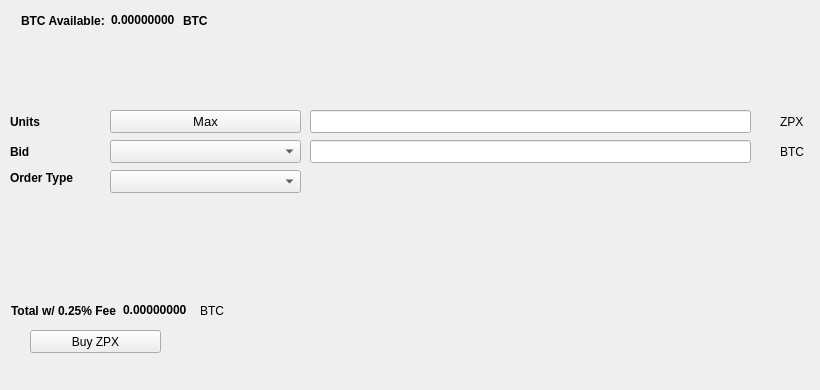
   <widget class="QWidget" name="BuyTab">
    <attribute name="title">
     <string>Buy</string>
    </attribute>
    <widget class="QPushButton" name="BuyZPX">
     <property name="geometry">
      <rect>
       <x>30</x>
       <y>330</y>
       <width>131</width>
       <height>23</height>
      </rect>
     </property>
     <property name="text">
      <string>Buy ZPX</string>
     </property>
     <property name="icon">
      <iconset resource="../zaprex.qrc">
       <normaloff>:/icons/bitcoin</normaloff>:/icons/bitcoin</iconset>
     </property>
    </widget>
    <widget class="QLabel" name="label_3">
     <property name="geometry">
      <rect>
       <x>10</x>
       <y>110</y>
       <width>46</width>
       <height>23</height>
      </rect>
     </property>
     <property name="font">
      <font>
       <weight>75</weight>
       <bold>true</bold>
      </font>
     </property>
     <property name="text">
      <string>Units</string>
     </property>
    </widget>
    <widget class="QLineEdit" name="UnitsInput">
     <property name="geometry">
      <rect>
       <x>310</x>
       <y>110</y>
       <width>441</width>
       <height>23</height>
      </rect>
     </property>
     <property name="font">
      <font>
       <pointsize>9</pointsize>
       <weight>75</weight>
       <bold>true</bold>
      </font>
     </property>
    </widget>
    <widget class="QLineEdit" name="BuyBidPriceEdit">
     <property name="geometry">
      <rect>
       <x>310</x>
       <y>140</y>
       <width>441</width>
       <height>23</height>
      </rect>
     </property>
     <property name="font">
      <font>
       <pointsize>9</pointsize>
       <weight>75</weight>
       <bold>true</bold>
      </font>
     </property>
    </widget>
    <widget class="QLabel" name="label_4">
     <property name="geometry">
      <rect>
       <x>780</x>
       <y>110</y>
       <width>31</width>
       <height>23</height>
      </rect>
     </property>
     <property name="text">
      <string>ZPX</string>
     </property>
    </widget>
    <widget class="QLabel" name="label_5">
     <property name="geometry">
      <rect>
       <x>780</x>
       <y>140</y>
       <width>31</width>
       <height>23</height>
      </rect>
     </property>
     <property name="text">
      <string>BTC</string>
     </property>
    </widget>
    <widget class="QLabel" name="label_6">
     <property name="geometry">
      <rect>
       <x>10</x>
       <y>140</y>
       <width>46</width>
       <height>23</height>
      </rect>
     </property>
     <property name="font">
      <font>
       <weight>75</weight>
       <bold>true</bold>
      </font>
     </property>
     <property name="text">
      <string>Bid</string>
     </property>
    </widget>
    <widget class="QLabel" name="label_7">
     <property name="geometry">
      <rect>
       <x>10</x>
       <y>170</y>
       <width>91</width>
       <height>16</height>
      </rect>
     </property>
     <property name="font">
      <font>
       <weight>75</weight>
       <bold>true</bold>
      </font>
     </property>
     <property name="text">
      <string>Order Type</string>
     </property>
    </widget>
    <widget class="QPushButton" name="Buy_Max_Amount">
     <property name="geometry">
      <rect>
       <x>110</x>
       <y>110</y>
       <width>191</width>
       <height>23</height>
      </rect>
     </property>
     <property name="font">
      <font>
       <pointsize>10</pointsize>
      </font>
     </property>
     <property name="text">
      <string>Max</string>
     </property>
    </widget>
    <widget class="QComboBox" name="BuyBidcomboBox">
     <property name="geometry">
      <rect>
       <x>110</x>
       <y>140</y>
       <width>191</width>
       <height>23</height>
      </rect>
     </property>
     <property name="font">
      <font>
       <pointsize>10</pointsize>
      </font>
     </property>
    </widget>
    <widget class="QComboBox" name="buyOrdertypeCombo">
     <property name="geometry">
      <rect>
       <x>110</x>
       <y>170</y>
       <width>191</width>
       <height>23</height>
      </rect>
     </property>
     <property name="font">
      <font>
       <pointsize>10</pointsize>
      </font>
     </property>
    </widget>
    <widget class="QWidget" name="layoutWidget1">
     <property name="geometry">
      <rect>
       <x>21</x>
       <y>11</y>
       <width>227</width>
       <height>19</height>
      </rect>
     </property>
     <layout class="QHBoxLayout" name="horizontalLayout_3">
      <item>
       <widget class="QLabel" name="label232">
        <property name="font">
         <font>
          <weight>75</weight>
          <bold>true</bold>
         </font>
        </property>
        <property name="text">
         <string>BTC Available:</string>
        </property>
       </widget>
      </item>
      <item>
       <widget class="QLabel" name="BtcAvailableLbl">
        <property name="palette">
         <palette>
          <active>
           <colorrole role="WindowText">
            <brush brushstyle="SolidPattern">
             <color alpha="255">
              <red>0</red>
              <green>0</green>
              <blue>0</blue>
             </color>
            </brush>
           </colorrole>
           <colorrole role="Button">
            <brush brushstyle="SolidPattern">
             <color alpha="255">
              <red>0</red>
              <green>170</green>
              <blue>0</blue>
             </color>
            </brush>
           </colorrole>
           <colorrole role="Light">
            <brush brushstyle="SolidPattern">
             <color alpha="255">
              <red>0</red>
              <green>255</green>
              <blue>0</blue>
             </color>
            </brush>
           </colorrole>
           <colorrole role="Midlight">
            <brush brushstyle="SolidPattern">
             <color alpha="255">
              <red>0</red>
              <green>212</green>
              <blue>0</blue>
             </color>
            </brush>
           </colorrole>
           <colorrole role="Dark">
            <brush brushstyle="SolidPattern">
             <color alpha="255">
              <red>0</red>
              <green>85</green>
              <blue>0</blue>
             </color>
            </brush>
           </colorrole>
           <colorrole role="Mid">
            <brush brushstyle="SolidPattern">
             <color alpha="255">
              <red>0</red>
              <green>113</green>
              <blue>0</blue>
             </color>
            </brush>
           </colorrole>
           <colorrole role="Text">
            <brush brushstyle="SolidPattern">
             <color alpha="255">
              <red>0</red>
              <green>170</green>
              <blue>0</blue>
             </color>
            </brush>
           </colorrole>
           <colorrole role="BrightText">
            <brush brushstyle="SolidPattern">
             <color alpha="255">
              <red>255</red>
              <green>255</green>
              <blue>255</blue>
             </color>
            </brush>
           </colorrole>
           <colorrole role="ButtonText">
            <brush brushstyle="SolidPattern">
             <color alpha="255">
              <red>0</red>
              <green>0</green>
              <blue>0</blue>
             </color>
            </brush>
           </colorrole>
           <colorrole role="Base">
            <brush brushstyle="SolidPattern">
             <color alpha="255">
              <red>255</red>
              <green>255</green>
              <blue>255</blue>
             </color>
            </brush>
           </colorrole>
           <colorrole role="Window">
            <brush brushstyle="SolidPattern">
             <color alpha="255">
              <red>0</red>
              <green>170</green>
              <blue>0</blue>
             </color>
            </brush>
           </colorrole>
           <colorrole role="Shadow">
            <brush brushstyle="SolidPattern">
             <color alpha="255">
              <red>0</red>
              <green>0</green>
              <blue>0</blue>
             </color>
            </brush>
           </colorrole>
           <colorrole role="AlternateBase">
            <brush brushstyle="SolidPattern">
             <color alpha="255">
              <red>127</red>
              <green>212</green>
              <blue>127</blue>
             </color>
            </brush>
           </colorrole>
           <colorrole role="ToolTipBase">
            <brush brushstyle="SolidPattern">
             <color alpha="255">
              <red>255</red>
              <green>255</green>
              <blue>220</blue>
             </color>
            </brush>
           </colorrole>
           <colorrole role="ToolTipText">
            <brush brushstyle="SolidPattern">
             <color alpha="255">
              <red>0</red>
              <green>0</green>
              <blue>0</blue>
             </color>
            </brush>
           </colorrole>
          </active>
          <inactive>
           <colorrole role="WindowText">
            <brush brushstyle="SolidPattern">
             <color alpha="255">
              <red>0</red>
              <green>0</green>
              <blue>0</blue>
             </color>
            </brush>
           </colorrole>
           <colorrole role="Button">
            <brush brushstyle="SolidPattern">
             <color alpha="255">
              <red>0</red>
              <green>170</green>
              <blue>0</blue>
             </color>
            </brush>
           </colorrole>
           <colorrole role="Light">
            <brush brushstyle="SolidPattern">
             <color alpha="255">
              <red>0</red>
              <green>255</green>
              <blue>0</blue>
             </color>
            </brush>
           </colorrole>
           <colorrole role="Midlight">
            <brush brushstyle="SolidPattern">
             <color alpha="255">
              <red>0</red>
              <green>212</green>
              <blue>0</blue>
             </color>
            </brush>
           </colorrole>
           <colorrole role="Dark">
            <brush brushstyle="SolidPattern">
             <color alpha="255">
              <red>0</red>
              <green>85</green>
              <blue>0</blue>
             </color>
            </brush>
           </colorrole>
           <colorrole role="Mid">
            <brush brushstyle="SolidPattern">
             <color alpha="255">
              <red>0</red>
              <green>113</green>
              <blue>0</blue>
             </color>
            </brush>
           </colorrole>
           <colorrole role="Text">
            <brush brushstyle="SolidPattern">
             <color alpha="255">
              <red>0</red>
              <green>170</green>
              <blue>0</blue>
             </color>
            </brush>
           </colorrole>
           <colorrole role="BrightText">
            <brush brushstyle="SolidPattern">
             <color alpha="255">
              <red>255</red>
              <green>255</green>
              <blue>255</blue>
             </color>
            </brush>
           </colorrole>
           <colorrole role="ButtonText">
            <brush brushstyle="SolidPattern">
             <color alpha="255">
              <red>0</red>
              <green>0</green>
              <blue>0</blue>
             </color>
            </brush>
           </colorrole>
           <colorrole role="Base">
            <brush brushstyle="SolidPattern">
             <color alpha="255">
              <red>255</red>
              <green>255</green>
              <blue>255</blue>
             </color>
            </brush>
           </colorrole>
           <colorrole role="Window">
            <brush brushstyle="SolidPattern">
             <color alpha="255">
              <red>0</red>
              <green>170</green>
              <blue>0</blue>
             </color>
            </brush>
           </colorrole>
           <colorrole role="Shadow">
            <brush brushstyle="SolidPattern">
             <color alpha="255">
              <red>0</red>
              <green>0</green>
              <blue>0</blue>
             </color>
            </brush>
           </colorrole>
           <colorrole role="AlternateBase">
            <brush brushstyle="SolidPattern">
             <color alpha="255">
              <red>127</red>
              <green>212</green>
              <blue>127</blue>
             </color>
            </brush>
           </colorrole>
           <colorrole role="ToolTipBase">
            <brush brushstyle="SolidPattern">
             <color alpha="255">
              <red>255</red>
              <green>255</green>
              <blue>220</blue>
             </color>
            </brush>
           </colorrole>
           <colorrole role="ToolTipText">
            <brush brushstyle="SolidPattern">
             <color alpha="255">
              <red>0</red>
              <green>0</green>
              <blue>0</blue>
             </color>
            </brush>
           </colorrole>
          </inactive>
          <disabled>
           <colorrole role="WindowText">
            <brush brushstyle="SolidPattern">
             <color alpha="255">
              <red>0</red>
              <green>85</green>
              <blue>0</blue>
             </color>
            </brush>
           </colorrole>
           <colorrole role="Button">
            <brush brushstyle="SolidPattern">
             <color alpha="255">
              <red>0</red>
              <green>170</green>
              <blue>0</blue>
             </color>
            </brush>
           </colorrole>
           <colorrole role="Light">
            <brush brushstyle="SolidPattern">
             <color alpha="255">
              <red>0</red>
              <green>255</green>
              <blue>0</blue>
             </color>
            </brush>
           </colorrole>
           <colorrole role="Midlight">
            <brush brushstyle="SolidPattern">
             <color alpha="255">
              <red>0</red>
              <green>212</green>
              <blue>0</blue>
             </color>
            </brush>
           </colorrole>
           <colorrole role="Dark">
            <brush brushstyle="SolidPattern">
             <color alpha="255">
              <red>0</red>
              <green>85</green>
              <blue>0</blue>
             </color>
            </brush>
           </colorrole>
           <colorrole role="Mid">
            <brush brushstyle="SolidPattern">
             <color alpha="255">
              <red>0</red>
              <green>113</green>
              <blue>0</blue>
             </color>
            </brush>
           </colorrole>
           <colorrole role="Text">
            <brush brushstyle="SolidPattern">
             <color alpha="255">
              <red>0</red>
              <green>85</green>
              <blue>0</blue>
             </color>
            </brush>
           </colorrole>
           <colorrole role="BrightText">
            <brush brushstyle="SolidPattern">
             <color alpha="255">
              <red>255</red>
              <green>255</green>
              <blue>255</blue>
             </color>
            </brush>
           </colorrole>
           <colorrole role="ButtonText">
            <brush brushstyle="SolidPattern">
             <color alpha="255">
              <red>0</red>
              <green>85</green>
              <blue>0</blue>
             </color>
            </brush>
           </colorrole>
           <colorrole role="Base">
            <brush brushstyle="SolidPattern">
             <color alpha="255">
              <red>0</red>
              <green>170</green>
              <blue>0</blue>
             </color>
            </brush>
           </colorrole>
           <colorrole role="Window">
            <brush brushstyle="SolidPattern">
             <color alpha="255">
              <red>0</red>
              <green>170</green>
              <blue>0</blue>
             </color>
            </brush>
           </colorrole>
           <colorrole role="Shadow">
            <brush brushstyle="SolidPattern">
             <color alpha="255">
              <red>0</red>
              <green>0</green>
              <blue>0</blue>
             </color>
            </brush>
           </colorrole>
           <colorrole role="AlternateBase">
            <brush brushstyle="SolidPattern">
             <color alpha="255">
              <red>0</red>
              <green>170</green>
              <blue>0</blue>
             </color>
            </brush>
           </colorrole>
           <colorrole role="ToolTipBase">
            <brush brushstyle="SolidPattern">
             <color alpha="255">
              <red>255</red>
              <green>255</green>
              <blue>220</blue>
             </color>
            </brush>
           </colorrole>
           <colorrole role="ToolTipText">
            <brush brushstyle="SolidPattern">
             <color alpha="255">
              <red>0</red>
              <green>0</green>
              <blue>0</blue>
             </color>
            </brush>
           </colorrole>
          </disabled>
         </palette>
        </property>
        <property name="font">
         <font>
          <weight>75</weight>
          <bold>true</bold>
         </font>
        </property>
        <property name="text">
         <string>0.00000000</string>
        </property>
        <property name="textInteractionFlags">
         <set>Qt::LinksAccessibleByMouse|Qt::TextSelectableByKeyboard|Qt::TextSelectableByMouse</set>
        </property>
       </widget>
      </item>
      <item>
       <widget class="QLabel" name="BtcAvailableLbl_2">
        <property name="font">
         <font>
          <weight>75</weight>
          <bold>true</bold>
         </font>
        </property>
        <property name="text">
         <string>BTC</string>
        </property>
       </widget>
      </item>
     </layout>
    </widget>
    <widget class="QWidget" name="layoutWidge2">
     <property name="geometry">
      <rect>
       <x>11</x>
       <y>301</y>
       <width>259</width>
       <height>19</height>
      </rect>
     </property>
     <layout class="QHBoxLayout" name="horizontalLayout_4">
      <item>
       <widget class="QLabel" name="label_9">
        <property name="font">
         <font>
          <weight>75</weight>
          <bold>true</bold>
         </font>
        </property>
        <property name="text">
         <string>Total w/ 0.25% Fee</string>
        </property>
       </widget>
      </item>
      <item>
       <widget class="QLabel" name="BuyCostLabel">
        <property name="palette">
         <palette>
          <active>
           <colorrole role="WindowText">
            <brush brushstyle="SolidPattern">
             <color alpha="255">
              <red>0</red>
              <green>0</green>
              <blue>0</blue>
             </color>
            </brush>
           </colorrole>
           <colorrole role="Button">
            <brush brushstyle="SolidPattern">
             <color alpha="255">
              <red>0</red>
              <green>170</green>
              <blue>0</blue>
             </color>
            </brush>
           </colorrole>
           <colorrole role="Light">
            <brush brushstyle="SolidPattern">
             <color alpha="255">
              <red>0</red>
              <green>255</green>
              <blue>0</blue>
             </color>
            </brush>
           </colorrole>
           <colorrole role="Midlight">
            <brush brushstyle="SolidPattern">
             <color alpha="255">
              <red>0</red>
              <green>212</green>
              <blue>0</blue>
             </color>
            </brush>
           </colorrole>
           <colorrole role="Dark">
            <brush brushstyle="SolidPattern">
             <color alpha="255">
              <red>0</red>
              <green>85</green>
              <blue>0</blue>
             </color>
            </brush>
           </colorrole>
           <colorrole role="Mid">
            <brush brushstyle="SolidPattern">
             <color alpha="255">
              <red>0</red>
              <green>113</green>
              <blue>0</blue>
             </color>
            </brush>
           </colorrole>
           <colorrole role="Text">
            <brush brushstyle="SolidPattern">
             <color alpha="255">
              <red>0</red>
              <green>170</green>
              <blue>0</blue>
             </color>
            </brush>
           </colorrole>
           <colorrole role="BrightText">
            <brush brushstyle="SolidPattern">
             <color alpha="255">
              <red>255</red>
              <green>255</green>
              <blue>255</blue>
             </color>
            </brush>
           </colorrole>
           <colorrole role="ButtonText">
            <brush brushstyle="SolidPattern">
             <color alpha="255">
              <red>0</red>
              <green>0</green>
              <blue>0</blue>
             </color>
            </brush>
           </colorrole>
           <colorrole role="Base">
            <brush brushstyle="SolidPattern">
             <color alpha="255">
              <red>255</red>
              <green>255</green>
              <blue>255</blue>
             </color>
            </brush>
           </colorrole>
           <colorrole role="Window">
            <brush brushstyle="SolidPattern">
             <color alpha="255">
              <red>0</red>
              <green>170</green>
              <blue>0</blue>
             </color>
            </brush>
           </colorrole>
           <colorrole role="Shadow">
            <brush brushstyle="SolidPattern">
             <color alpha="255">
              <red>0</red>
              <green>0</green>
              <blue>0</blue>
             </color>
            </brush>
           </colorrole>
           <colorrole role="AlternateBase">
            <brush brushstyle="SolidPattern">
             <color alpha="255">
              <red>127</red>
              <green>212</green>
              <blue>127</blue>
             </color>
            </brush>
           </colorrole>
           <colorrole role="ToolTipBase">
            <brush brushstyle="SolidPattern">
             <color alpha="255">
              <red>255</red>
              <green>255</green>
              <blue>220</blue>
             </color>
            </brush>
           </colorrole>
           <colorrole role="ToolTipText">
            <brush brushstyle="SolidPattern">
             <color alpha="255">
              <red>0</red>
              <green>0</green>
              <blue>0</blue>
             </color>
            </brush>
           </colorrole>
          </active>
          <inactive>
           <colorrole role="WindowText">
            <brush brushstyle="SolidPattern">
             <color alpha="255">
              <red>0</red>
              <green>0</green>
              <blue>0</blue>
             </color>
            </brush>
           </colorrole>
           <colorrole role="Button">
            <brush brushstyle="SolidPattern">
             <color alpha="255">
              <red>0</red>
              <green>170</green>
              <blue>0</blue>
             </color>
            </brush>
           </colorrole>
           <colorrole role="Light">
            <brush brushstyle="SolidPattern">
             <color alpha="255">
              <red>0</red>
              <green>255</green>
              <blue>0</blue>
             </color>
            </brush>
           </colorrole>
           <colorrole role="Midlight">
            <brush brushstyle="SolidPattern">
             <color alpha="255">
              <red>0</red>
              <green>212</green>
              <blue>0</blue>
             </color>
            </brush>
           </colorrole>
           <colorrole role="Dark">
            <brush brushstyle="SolidPattern">
             <color alpha="255">
              <red>0</red>
              <green>85</green>
              <blue>0</blue>
             </color>
            </brush>
           </colorrole>
           <colorrole role="Mid">
            <brush brushstyle="SolidPattern">
             <color alpha="255">
              <red>0</red>
              <green>113</green>
              <blue>0</blue>
             </color>
            </brush>
           </colorrole>
           <colorrole role="Text">
            <brush brushstyle="SolidPattern">
             <color alpha="255">
              <red>0</red>
              <green>170</green>
              <blue>0</blue>
             </color>
            </brush>
           </colorrole>
           <colorrole role="BrightText">
            <brush brushstyle="SolidPattern">
             <color alpha="255">
              <red>255</red>
              <green>255</green>
              <blue>255</blue>
             </color>
            </brush>
           </colorrole>
           <colorrole role="ButtonText">
            <brush brushstyle="SolidPattern">
             <color alpha="255">
              <red>0</red>
              <green>0</green>
              <blue>0</blue>
             </color>
            </brush>
           </colorrole>
           <colorrole role="Base">
            <brush brushstyle="SolidPattern">
             <color alpha="255">
              <red>255</red>
              <green>255</green>
              <blue>255</blue>
             </color>
            </brush>
           </colorrole>
           <colorrole role="Window">
            <brush brushstyle="SolidPattern">
             <color alpha="255">
              <red>0</red>
              <green>170</green>
              <blue>0</blue>
             </color>
            </brush>
           </colorrole>
           <colorrole role="Shadow">
            <brush brushstyle="SolidPattern">
             <color alpha="255">
              <red>0</red>
              <green>0</green>
              <blue>0</blue>
             </color>
            </brush>
           </colorrole>
           <colorrole role="AlternateBase">
            <brush brushstyle="SolidPattern">
             <color alpha="255">
              <red>127</red>
              <green>212</green>
              <blue>127</blue>
             </color>
            </brush>
           </colorrole>
           <colorrole role="ToolTipBase">
            <brush brushstyle="SolidPattern">
             <color alpha="255">
              <red>255</red>
              <green>255</green>
              <blue>220</blue>
             </color>
            </brush>
           </colorrole>
           <colorrole role="ToolTipText">
            <brush brushstyle="SolidPattern">
             <color alpha="255">
              <red>0</red>
              <green>0</green>
              <blue>0</blue>
             </color>
            </brush>
           </colorrole>
          </inactive>
          <disabled>
           <colorrole role="WindowText">
            <brush brushstyle="SolidPattern">
             <color alpha="255">
              <red>0</red>
              <green>85</green>
              <blue>0</blue>
             </color>
            </brush>
           </colorrole>
           <colorrole role="Button">
            <brush brushstyle="SolidPattern">
             <color alpha="255">
              <red>0</red>
              <green>170</green>
              <blue>0</blue>
             </color>
            </brush>
           </colorrole>
           <colorrole role="Light">
            <brush brushstyle="SolidPattern">
             <color alpha="255">
              <red>0</red>
              <green>255</green>
              <blue>0</blue>
             </color>
            </brush>
           </colorrole>
           <colorrole role="Midlight">
            <brush brushstyle="SolidPattern">
             <color alpha="255">
              <red>0</red>
              <green>212</green>
              <blue>0</blue>
             </color>
            </brush>
           </colorrole>
           <colorrole role="Dark">
            <brush brushstyle="SolidPattern">
             <color alpha="255">
              <red>0</red>
              <green>85</green>
              <blue>0</blue>
             </color>
            </brush>
           </colorrole>
           <colorrole role="Mid">
            <brush brushstyle="SolidPattern">
             <color alpha="255">
              <red>0</red>
              <green>113</green>
              <blue>0</blue>
             </color>
            </brush>
           </colorrole>
           <colorrole role="Text">
            <brush brushstyle="SolidPattern">
             <color alpha="255">
              <red>0</red>
              <green>85</green>
              <blue>0</blue>
             </color>
            </brush>
           </colorrole>
           <colorrole role="BrightText">
            <brush brushstyle="SolidPattern">
             <color alpha="255">
              <red>255</red>
              <green>255</green>
              <blue>255</blue>
             </color>
            </brush>
           </colorrole>
           <colorrole role="ButtonText">
            <brush brushstyle="SolidPattern">
             <color alpha="255">
              <red>0</red>
              <green>85</green>
              <blue>0</blue>
             </color>
            </brush>
           </colorrole>
           <colorrole role="Base">
            <brush brushstyle="SolidPattern">
             <color alpha="255">
              <red>0</red>
              <green>170</green>
              <blue>0</blue>
             </color>
            </brush>
           </colorrole>
           <colorrole role="Window">
            <brush brushstyle="SolidPattern">
             <color alpha="255">
              <red>0</red>
              <green>170</green>
              <blue>0</blue>
             </color>
            </brush>
           </colorrole>
           <colorrole role="Shadow">
            <brush brushstyle="SolidPattern">
             <color alpha="255">
              <red>0</red>
              <green>0</green>
              <blue>0</blue>
             </color>
            </brush>
           </colorrole>
           <colorrole role="AlternateBase">
            <brush brushstyle="SolidPattern">
             <color alpha="255">
              <red>0</red>
              <green>170</green>
              <blue>0</blue>
             </color>
            </brush>
           </colorrole>
           <colorrole role="ToolTipBase">
            <brush brushstyle="SolidPattern">
             <color alpha="255">
              <red>255</red>
              <green>255</green>
              <blue>220</blue>
             </color>
            </brush>
           </colorrole>
           <colorrole role="ToolTipText">
            <brush brushstyle="SolidPattern">
             <color alpha="255">
              <red>0</red>
              <green>0</green>
              <blue>0</blue>
             </color>
            </brush>
           </colorrole>
          </disabled>
         </palette>
        </property>
        <property name="font">
         <font>
          <weight>75</weight>
          <bold>true</bold>
         </font>
        </property>
        <property name="autoFillBackground">
         <bool>false</bool>
        </property>
        <property name="text">
         <string>0.00000000</string>
        </property>
        <property name="textInteractionFlags">
         <set>Qt::LinksAccessibleByMouse|Qt::TextSelectableByMouse</set>
        </property>
       </widget>
      </item>
      <item>
       <widget class="QLabel" name="label_10">
        <property name="font">
         <font>
          <weight>50</weight>
          <bold>false</bold>
         </font>
        </property>
        <property name="text">
         <string>BTC</string>
        </property>
       </widget>
      </item>
     </layout>
    </widget>
    <widget class="QLabel" name="label_24">
     <property name="geometry">
      <rect>
       <x>460</x>
       <y>300</y>
       <width>281</width>
       <height>81</height>
      </rect>
     </property>
     <property name="text">
      <string/>
     </property>
     <property name="pixmap">
      <pixmap>:/images/bittrex</pixmap>
     </property>
    </widget>
   </widget>
